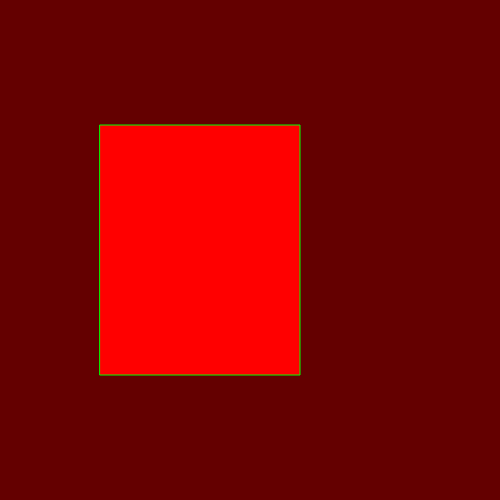
Frame 1 (no input)
Frame 60 (no input): identical to frame 1, image omitted
Frame 120 (the mouse pressed at the canvas centre since frame 60): identical to frame 1, image omitted

The p5.js sketch that drew this single still picture (run headless with seeded random() and noise() and a simulated clock; from frame 60 on, the mouse is pressed at the canvas centre):

// p5.js sketch
// ── sketch.js
//This is a simple template for you to experiment with

//This is a comment  ... the two slashes at the start mean that the computer ignores it

//You can look up more commands here ... https://p5js.org/reference/

function setup()
{
    //this function runs once at the start of your program
    
    //this command creates a drawing area in the browser - it should only be called once
    createCanvas(500,500);
}

function draw()
{
    
    //this command clears the background to black (try changing the numbers)
    background(100,0,0);
    
    //change the fill color
    fill(255,0,0);
    
    //change the outline color
    stroke(0,255,0);
    
    //this command draws a rectangle with the outline and fill colors that we just set
    rect(100,125,200,250);
    
}
